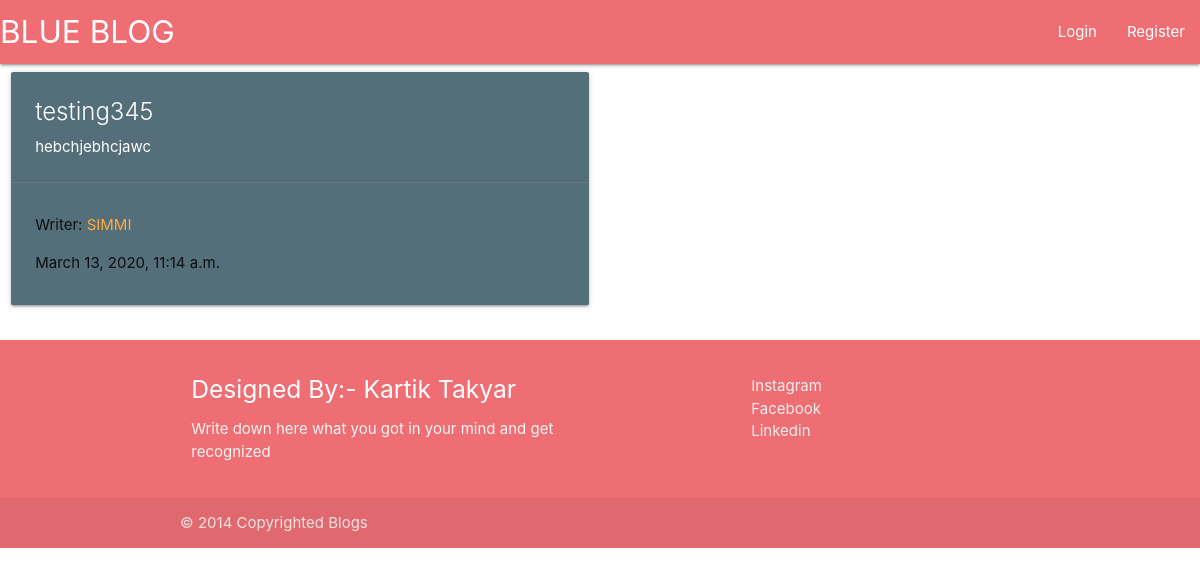
Screenshot of /entry/8/ with the database file from the repository.
### entries/models.py (models this page shows, shortened)
class Entry(models.Model):
	entry_title=models.CharField(max_length=100)
	entry_text=models.TextField(max_length=100000)
	entry_date=models.DateTimeField(auto_now_add=True)
	entry_author=models.ForeignKey(User, on_delete=models.CASCADE)
	entry_image = models.ImageField(upload_to='images/')
	class Meta:
		verbose_name_plural="entries"

### entries/views.py (the view)
# urls.py: path('entry/<int:pk>/' , EntryView.as_view(), name="entry-detail"),
class EntryView(DetailView):
	model=Entry
	template_name='detailed.html'

### entries/templates/detailed.html (shortened to what this page needs)
{% extends "base.html" %}
{% block content %}
<div class="row">
    <div class="col s12 m6">
      <div class="card blue-grey darken-1">
        <div class="card-content white-text">
          <span class="card-title">{{object.entry_title}}</span>
          <p>{{object.entry_text}}</p>
        </div>
        <div class="card-action">
          <p>Writer: <a href="#">{{object.entry_author}}</a></p>
         <p> {{object.entry_date}}</p>
        </div>
      </div>
    </div>
  </div>
  {% endblock %}

### rows the page displays
Entry: entry_title "testing345", entry_text "hebchjebhcjawc", entry_author "SIMMI", entry_date "March 13, 2020, 11:14 a.m."
